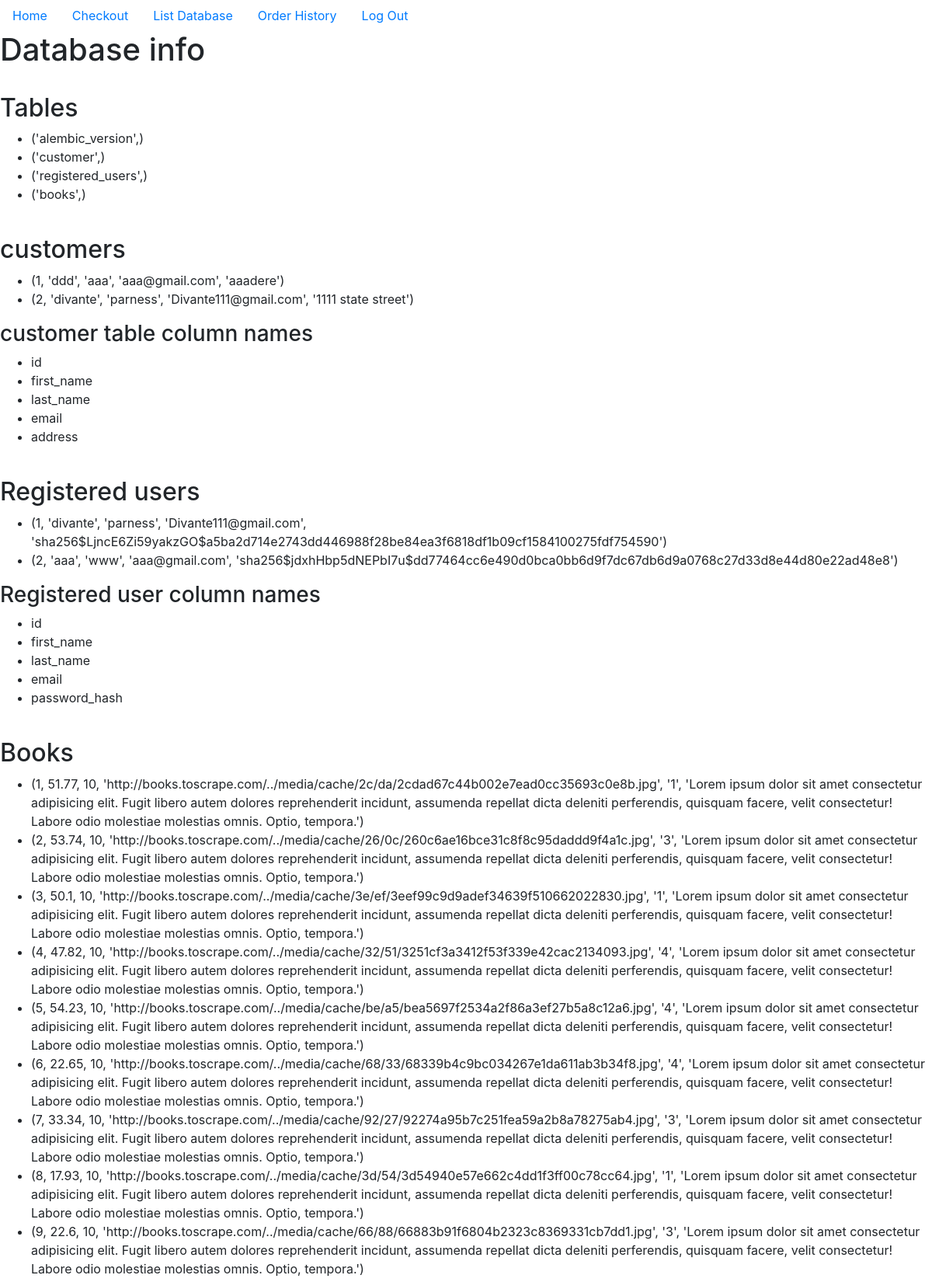
/show_table_items (signed in, upper part), run on the app's committed database.
### the_project/models.py (models this page shows, shortened)
class logged_out_user(db.Model, UserMixin):
    __tablename__ = 'customer'
    id = db.Column(db.Integer, primary_key = True)
    first_name = db.Column(db.String(64))
    last_name = db.Column(db.String(64))
    email = db.Column(db.String(64), index = True)
    address = db.Column(db.String(64))

class Registered_user(db.Model, UserMixin):
    __tablename__ = 'registered_users'
    id = db.Column(db.Integer, primary_key = True)
    first_name = db.Column(db.String(64), index = True)
    last_name = db.Column(db.String(64), index = True)
    email = db.Column(db.String(64), unique = True, index = True)
    password_hash = db.Column(db.String(128), unique = True, index = True)

class Pages_info(db.Model, UserMixin):
    __tablename__ = 'books'
    id = db.Column(db.Integer, primary_key = True)
    book_url = db.Column(db.String(128), unique=True, index=True)
    star_url = db.Column(db.String(128), index=True)
    text = db.Column(db.String(128), index=True)
    price_dollars = db.Column(db.Float)
    quantity_count = db.Column(db.Integer)

### app.py (the view)
@app.route('/show_table_items')
@login_required
def list_database():
    with db.engine.connect() as connection:
        books = connection.execute("SELECT * FROM books;")
        result = connection.execute("SELECT * FROM customer;")
        tables = connection.execute("SELECT name FROM sqlite_master WHERE type='table';")
        registerd_users = connection.execute("SELECT * FROM registered_users;")
        return render_template('show_table_items.html', books = books, result = result, tables = tables, registerd_users = registerd_users)

### the_project/models.py (called while the page is built)
@login_manager.user_loader
def load_user(registered_user):
    return Registered_user.query.get(registered_user)

### the_project/templates/show_table_items.html (shortened to what this page needs)
{% extends 'base.html' %}
{% block content %}
<h1>Database info</h1>
<br>
<h2>Tables</h2>
<ul>
    {%for item in tables%}
    <li>{{item}}</li>
    {%endfor%}
</ul>
<br>
<h2>customers</h2>
<ul>
    {%for item in result%}
    <li>{{item}}</li>
    {%endfor%}
</ul>
<h3>customer table column names</h3>
<ul>
    {%for item in result.keys()%}
    <li>{{item}}</li>
    {%endfor%}
</ul>
<br>
<h2>Registered users</h2>
<ul>
    {%for item in registerd_users%}
    <li>{{item}}</li>
    {%endfor%}
</ul>
<h3>Registered user column names</h3>
<ul>
    {%for item in registerd_users.keys()%}
    <li>{{item}}</li>
    {%endfor%}
</ul>
<br>
<h2>Books</h3>
    <ul>
        {%for item in books%}
        <li>{{item}}</li>
        {%endfor%}
    </ul>
{% endblock content %}

### data on the page
logged_out_user: item "(1, 'ddd', 'aaa', 'aaa@gmail.com', 'aaadere')"
logged_out_user: item "(2, 'divante', 'parness', 'Divante111@gmail.com', '1111 state street')"
Registered_user: item "(1, 'divante', 'parness', 'Divante111@gmail.com', 'sha256$LjncE6Zi59yakzGO$a5ba2d714e2743dd446988f28be84ea3f6818df1b09cf1584100275fdf754590')"
Registered_user: item "(2, 'aaa', 'www', 'aaa@gmail.com', 'sha256$jdxhHbp5dNEPbI7u$dd77464cc6e490d0bca0bb6d9f7dc67db6d9a0768c27d33d8e44d80e22ad48e8')"
Pages_info: item "(1, 51.77, 10, 'http://books.toscrape.com/../media/cache/2c/da/2cdad67c44b002e7ead0cc35693c0e8b.jpg', '1', 'Lorem ipsum dolor sit amet consectetur adipisicing elit. Fugit libero autem dolores reprehenderit incidunt, assumenda repellat dicta deleniti perferendis, quisquam facere, velit consectetur! Labore odio molestiae molestias omnis. Optio, tempora.')"
Pages_info: item "(2, 53.74, 10, 'http://books.toscrape.com/../media/cache/26/0c/260c6ae16bce31c8f8c95daddd9f4a1c.jpg', '3', 'Lorem ipsum dolor sit amet consectetur adipisicing elit. Fugit libero autem dolores reprehenderit incidunt, assumenda repellat dicta deleniti perferendis, quisquam facere, velit consectetur! Labore odio molestiae molestias omnis. Optio, tempora.')"
Pages_info: item "(3, 50.1, 10, 'http://books.toscrape.com/../media/cache/3e/ef/3eef99c9d9adef34639f510662022830.jpg', '1', 'Lorem ipsum dolor sit amet consectetur adipisicing elit. Fugit libero autem dolores reprehenderit incidunt, assumenda repellat dicta deleniti perferendis, quisquam facere, velit consectetur! Labore odio molestiae molestias omnis. Optio, tempora.')"
Pages_info: item "(4, 47.82, 10, 'http://books.toscrape.com/../media/cache/32/51/3251cf3a3412f53f339e42cac2134093.jpg', '4', 'Lorem ipsum dolor sit amet consectetur adipisicing elit. Fugit libero autem dolores reprehenderit incidunt, assumenda repellat dicta deleniti perferendis, quisquam facere, velit consectetur! Labore odio molestiae molestias omnis. Optio, tempora.')"
Pages_info: item "(5, 54.23, 10, 'http://books.toscrape.com/../media/cache/be/a5/bea5697f2534a2f86a3ef27b5a8c12a6.jpg', '4', 'Lorem ipsum dolor sit amet consectetur adipisicing elit. Fugit libero autem dolores reprehenderit incidunt, assumenda repellat dicta deleniti perferendis, quisquam facere, velit consectetur! Labore odio molestiae molestias omnis. Optio, tempora.')"
Pages_info: item "(6, 22.65, 10, 'http://books.toscrape.com/../media/cache/68/33/68339b4c9bc034267e1da611ab3b34f8.jpg', '4', 'Lorem ipsum dolor sit amet consectetur adipisicing elit. Fugit libero autem dolores reprehenderit incidunt, assumenda repellat dicta deleniti perferendis, quisquam facere, velit consectetur! Labore odio molestiae molestias omnis. Optio, tempora.')"
Pages_info: item "(7, 33.34, 10, 'http://books.toscrape.com/../media/cache/92/27/92274a95b7c251fea59a2b8a78275ab4.jpg', '3', 'Lorem ipsum dolor sit amet consectetur adipisicing elit. Fugit libero autem dolores reprehenderit incidunt, assumenda repellat dicta deleniti perferendis, quisquam facere, velit consectetur! Labore odio molestiae molestias omnis. Optio, tempora.')"
Pages_info: item "(8, 17.93, 10, 'http://books.toscrape.com/../media/cache/3d/54/3d54940e57e662c4dd1f3ff00c78cc64.jpg', '1', 'Lorem ipsum dolor sit amet consectetur adipisicing elit. Fugit libero autem dolores reprehenderit incidunt, assumenda repellat dicta deleniti perferendis, quisquam facere, velit consectetur! Labore odio molestiae molestias omnis. Optio, tempora.')"
Pages_info: item "(9, 22.6, 10, 'http://books.toscrape.com/../media/cache/66/88/66883b91f6804b2323c8369331cb7dd1.jpg', '3', 'Lorem ipsum dolor sit amet consectetur adipisicing elit. Fugit libero autem dolores reprehenderit incidunt, assumenda repellat dicta deleniti perferendis, quisquam facere, velit consectetur! Labore odio molestiae molestias omnis. Optio, tempora.')"

### other printed values
{{ item }} "('alembic_version',)" "('customer',)" "('registered_users',)" "('books',)"
{{ item }} "id" "first_name" "last_name" "email" "address"
{{ item }} "id" "first_name" "last_name" "email" "password_hash"
